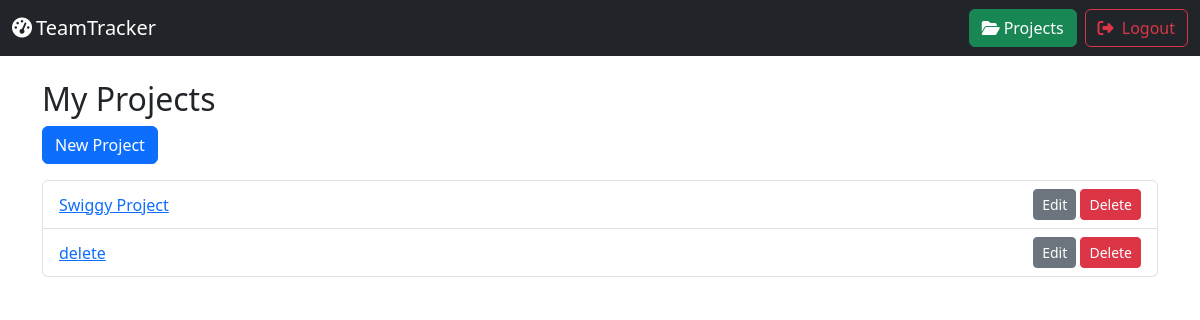
The page /projects/ (signed in) on the database its author committed.
### core/models.py (models this page shows, shortened)
class Project(models.Model):
    name = models.CharField(max_length=200)
    description = models.TextField(blank=True)
    owner = models.ForeignKey(User, on_delete=models.CASCADE, related_name='owned_projects')
    members = models.ManyToManyField(User, through='ProjectMembership', related_name='projects')
    created_at = models.DateTimeField(auto_now_add=True)

### core/views.py (the view)
# urls.py: path('projects/', views.project_list, name='project_list'),
@login_required
def project_list(request):
    projects = request.user.projects.all()
    return render(request, 'project_list.html', {'projects': projects})

### templates/project_list.html
{% extends "base.html" %}
{% block content %}
<h2>My Projects</h2>
<a href="{% url 'project_create' %}" class="btn btn-primary mb-3">New Project</a>
<ul class="list-group">
  {% for project in projects %}
    <li class="list-group-item d-flex justify-content-between align-items-center">
      <a href="{% url 'project_overview' project.pk %}">{{ project.name }}</a>
      {% if user == project.owner %}
        <div>
          <a href="{% url 'project_edit' project.pk %}" class="btn btn-sm btn-secondary">Edit</a>
          <a href="{% url 'project_delete' project.pk %}" class="btn btn-sm btn-danger">Delete</a>
        </div>
      {% endif %}
    </li>
  {% empty %}
    <li>No projects yet.</li>
  {% endfor %}
</ul>
{% endblock %}

### rows shown on the page
Project: name "Swiggy Project", shows "Edit"
Project: name "delete", shows "Edit"
